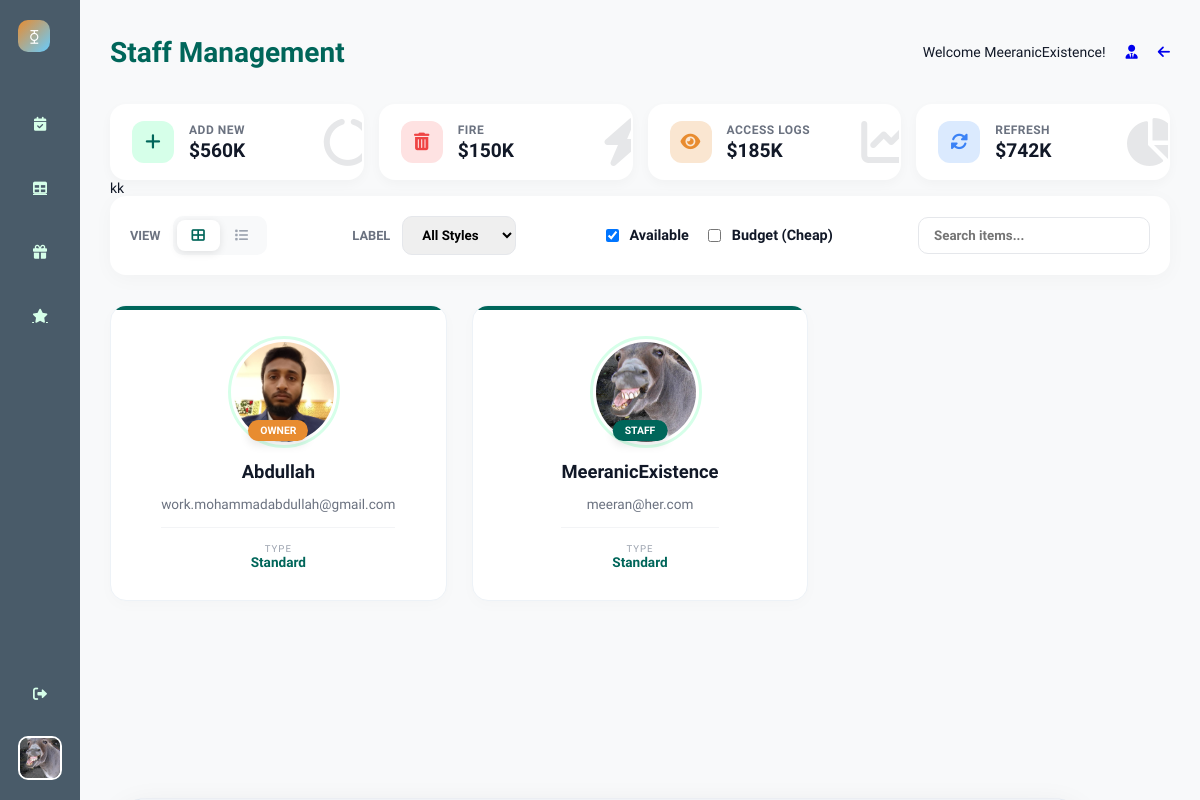
Screenshot of /business/staff-management/ (signed in) with the database file from the repository.
### UsersHandling/models.py (models this page shows)
class User(AbstractUser):
    email = models.EmailField(unique=True)
    ROLE_CHOICES = [
        ('CUSTOMER', 'Customer'),
        ('OWNER', 'Owner')
    ]
    role = models.CharField(max_length=10, choices=ROLE_CHOICES)
    image = models.ImageField(upload_to='UsersHandling/media/images/', blank=True, null=True)
    date_of_birth = models.DateField(blank=True, null=True)
    phone = models.CharField(max_length=20, blank=True, null=True)
    class Gender(models.TextChoices):
        MALE = 'M', 'Male'
        FEMALE = 'F', 'Female'
        OTHER = 'O', 'Other'
    gender = models.CharField(
        max_length=1,
        choices=Gender.choices,
        blank=True,
        null=True
    )

class RestaurantStaff(models.Model):
    user = models.ForeignKey(User, on_delete=models.SET_NULL, blank=True, null=True)
    restaurant = models.ForeignKey('Restaurants.Restaurant', on_delete=models.CASCADE, blank=True, null=True)
    ROLE_CHOICES = [
        ('OWNER', 'Owner'),
        ('STAFF', 'Staff'),
    ]
    role = models.CharField(max_length=10, choices=ROLE_CHOICES)
    is_premium = models.BooleanField(default=False)

### Restaurants/views.py (the view, shortened to what this page needs)
# urls.py: path("staff-management/", views.staff_management, name="staff_management"),
def staff_management(request):
    restaurant_id = request.session.get("selected_restaurant_id")
    if isStaff(request.user):
        staff = RestaurantStaff.objects.get(user=request.user)
        restaurant_id = staff.restaurant.id
    if not restaurant_id:
        messages.error(request, "Please select a restaurant first.")
        return redirect("/")  # Or wherever your restaurant selector is
    staff_members = RestaurantStaff.objects.filter(
        restaurant_id=restaurant_id
    ).select_related("user")
    context = {"workers": staff_members, "current_restaurant_id": restaurant_id}
    return render(request, "Restaurants/staff_management.html", context)

### Core/templatetags/auth_tags.py (called while the page is built)
@register.filter
def is_owner(user):
    return RestaurantStaff.objects.filter(
        user=user,
        role='OWNER'
    ).exists()

### Restaurants/Services.py (called while the page is built)
def isStaff(user):
    return RestaurantStaff.objects.filter(
        user=user,
        role="STAFF"
    ).exists()

### Restaurants/context_processors.py (called while the page is built, shortened)
def owner_context(request):
    if not request.user.is_authenticated:
        return {}
    user = request.user
    if isStaff(user):
        staff_profile = RestaurantStaff.objects.filter(user=user).first()
        restaurant = staff_profile.restaurant if staff_profile else None
        selected_id = restaurant.id if restaurant else None
        request.session['selected_restaurant_id'] = selected_id
        return {
        "CP__OwnerProfile": user,  # keep original user (important)
        "CP__Restaurant": restaurant,
        "CP__Selected": restaurant,
    }

### Restaurants/templates/Restaurants/staff_management.html (shortened to what this page needs)
{% extends "Restaurants/base.html" %}
{% load static %}
{% block name %} Staff Management {% endblock %}
{% block styles %}
<link rel="stylesheet" href="{% static 'Restaurants/css/stylishgrid.css' %}">
<link rel="stylesheet" href="{% static 'Restaurants/css/drawerform.css' %}">
<link rel="stylesheet" href="{% static 'Restaurants/css/staff.css' %}">
{% endblock %}
{% block buttons %}
<div class="action-card btn-add" id="open-drawer">
    <div class="icon-box">
        <i class="fas fa-plus"></i>
    </div>
    <div class="card-content">
        <span class="card-label">Add New</span>
        <span class="card-value">$560K</span>
    </div>
    <i class="fas fa-circle-notch progress-mini"></i>
</div>
<div class="action-card btn-delete">
    <div class="icon-box">
        <i class="fas fa-trash-alt"></i>
    </div>
    <div class="card-content">
        <span class="card-label">Fire</span>
        <span class="card-value">$150K</span>
    </div>
    <i class="fas fa-bolt progress-mini"></i>
</div>
<div class="action-card btn-update">
    <div class="icon-box">
        <i class="fas fa-eye"></i>
    </div>
    <div class="card-content">
        <span class="card-label">Access Logs</span>
        <span class="card-value">$185K</span>
    </div>
    <i class="fas fa-chart-line progress-mini"></i>
</div>
<div class="action-card btn-view">
    <div class="icon-box">
        <i class="fas fa-sync-alt"></i>
    </div>
    <div class="card-content">
        <span class="card-label">Refresh</span>
        <span class="card-value">$742K</span>
    </div>
    <i class="fas fa-pie-chart progress-mini"></i>
</div>
{% endblock %}
{% block content %}
<div class="container">
    <header class="filter-panel">
        <div class="filter-group">
            <span class="filter-label">View</span>
            <div class="view-switcher">
                <button class="view-btn active" id="gridBtn" title="Grid View">
                    <i class="fas fa-th-large"></i>
                </button>
                <button class="view-btn" id="listBtn" title="List View">
                    <i class="fas fa-list"></i>
                </button>
            </div>
        </div>
        <div class="filter-group">
            <span class="filter-label">Label</span>
            <select class="custom-select">
                <option value="all">All Styles</option>
            </select>
        </div>
        <div class="filter-group toggle-filter">
            <label class="checkbox-wrapper">
                <input type="checkbox" checked> Available
            </label>
            <label class="checkbox-wrapper">
                <input type="checkbox"> Budget (Cheap)
            </label>
        </div>
        <div class="filter-group">
            <input type="text" class="custom-select" placeholder="Search items..." style="width: 200px;">
        </div>
    </header>
    <main class="data-grid grid-view" id="mainGrid">
        {% for worker in workers %}
<div class="item-card clickable-card"
     data-label="adventure"
     data-id="{{ worker.id }}"
     data-user="{{ worker.user.username }}">
    <div class="card-accent-bar"></div>
    <div class="user-avatar-wrapper">
        <img src="{{ worker.user.image.url|default:'/static/default-avatar.png' }}"
             alt="{{ worker.user.username }}"
             class="user-main-avatar">
        <span class="role-badge {% if worker.role == 'OWNER' %}owner-bg{% else %}staff-bg{% endif %}">
            {{ worker.role }}
        </span>
    </div>
    <div class="user-details">
        <h3 class="user-display-name">{{ worker.user.get_full_name|default:worker.user.username }}</h3>
        <p class="user-contact">{{ worker.user.email }}</p>
        <div class="user-stats">
            <div class="stat-item">
                <span class="stat-label">Type</span>
                <span class="stat-value">
                    {% if worker.is_premium %}
                        Premium
                    {% else %}
                        Standard
                    {% endif %}
                </span>
            </div>
        </div>
    </div>
</div>
{% endfor %}
    </main>
</div>
{% endblock %}

### Restaurants/templates/Restaurants/base.html (shortened to what this page needs)
{% load static %}
{% load auth_tags %}
<!DOCTYPE html>
<html lang="en">
<head>
    <link rel="stylesheet" href="https://cdnjs.cloudflare.com/ajax/libs/font-awesome/6.0.0/css/all.min.css">
    <link rel="stylesheet" href="{% static 'Restaurants/css/base.css' %}">
    <link rel="stylesheet" href="{% static 'Restaurants/css/btnpanel.css' %}">
    {% block styles %}
    {% endblock %}
</head>
<body>
    <div class="sidebar">
        <div class="sidebar-top">
            <div class="sidebar-logo">⧲</div>
            <div class="nav-links">
                <a href="/business/reservations" class="nav-item {% if request.path == '/business/reservations' %}active{% endif %}" title="Reservations">
                    <i class="fas fa-calendar-check"></i>
                </a>
                <a href="/business/tables" class="nav-item {% if request.path == '/business/tables' %}active{% endif %}" title="Table Management">
                    <i class="fas fa-table"></i>
                </a>
                <a href="/business/holidays" class="nav-item {% if request.path == '/business/holidays' %}active{% endif %}" title="Holidays">
                    <i class="fas fa-gift"></i>
                </a>
                <a href="/business/reviews" class="nav-item {% if request.path == '/business/reviews' %}active{% endif %}" title="Reviews">
                    <i class="fas fa-star"></i>
                </a>
            </div>
        </div>
        <div class="sidebar-bottom">
            <div class="nav-item" id="dashboard-logout"><i class="fas fa-sign-out-alt"></i></div>
            <div class="profile-pic">
                <img src="{{CP__OwnerProfile.image.url}}" alt="https://via.placeholder.com/40x40.png?text=Profile">
            </div>
        </div>
    </div>
<div class="main-content">
    <div class="header">
        <div class="header-title">
            <h1>{% block name %}{% endblock %}</h1>
        </div>
        <div class="header-controls">
            <p>Welcome {{ CP__OwnerProfile }}!</p>
           <a href="/business/staff-management"><i class="fas fa-user-tie fullscreen-icon c-pointer"></i></a>
            <div class="notification-bell">
                <a href="/"><i class="fas fa-arrow-left"></i></a>
            </div>
        </div>
    </div>
    <div class="panel-container">
        {% block buttons %}
        {% endblock %}
    </div>
    kk
    {% block content %}
    {% endblock %}
</div>
</body>
</html>

### Restaurants/static/Restaurants/css/base.css (style rules this page uses)
:root { --primary-color: hsl(173, 100%, 20%); --secondary-color: hsl(148, 100%, 92%); --ternary-color: hsl(30, 80%, 55%); --bg-color: #f3f4f6; --bg-color-dark: hsl(206, 18%, 35%); --text-color: #111827; --sidebar-bg: var(--bg-color-dark); --sidebar-text: var(--secondary-color); --sidebar-active-tab: var(--ternary-color); --main-bg: var(--bg-color); --header-text: var(--primary-color); --card-bg: white; --main-text: var(--text-color); --sub-text: #6b7280; --gradient-card-pink-start: hsl(173, 80%, 60%); --gradient-card-pink-end: hsl(173, 100%, 30%); --gradient-card-orange: var(--ternary-color); --white: #ffffff; --black: #000000; --pink-light-card: hsl(148, 50%, 85%); --teal-card: hsl(173, 20%, 95%); --red-notification: hsl(30, 100%, 60%); --font-family: 'Raleway', sans-serif; --font-size-base: 14px; }
body { font-family: var(--font-family); background-color: var(--main-bg); color: var(--main-text); margin: 0; display: flex; height: 100vh; overflow: hidden; font-size: var(--font-size-base); }
.sidebar { width: 80px; background-color: var(--sidebar-bg); color: var(--sidebar-text); display: flex; flex-direction: column; align-items: center; padding: 20px 0; justify-content: space-between; }
.sidebar-logo { width: 32px; height: 32px; background: linear-gradient(135deg, var(--ternary-color), hsl(200, 100%, 70%)); border-radius: 10px; display: flex; align-items: center; justify-content: center; font-weight: 900; color: var(--white); margin-bottom: 50px; }
.nav-links { display: flex; flex-direction: column; gap: 20px; }
.nav-item { display: flex; justify-content: center; align-items: center; width: 44px; height: 44px; border-radius: 12px; cursor: pointer; transition: background-color 0.2s; color: var(--sidebar-text); }
.sidebar-bottom { display: flex; flex-direction: column; align-items: center; gap: 20px; }
.notification-bell { position: relative; }
.profile-pic { width: 40px; height: 40px; border-radius: 10px; overflow: hidden; border: 2px solid var(--white); }
.profile-pic img { width: 100%; height: 100%; object-fit: cover; }
.main-content { flex-grow: 1; padding: 30px; overflow-y: auto; }
.header { display: flex; justify-content: space-between; align-items: center; margin-bottom: 30px; }
.header-title h1 { color: var(--header-text); margin: 0; font-weight: 800; }
.header-controls { display: flex; align-items: center; gap: 20px; }
.c-pointer { cursor: pointer !important; }
:root { --panel-bg: #ffffff; --panel-border: #e2e8f0; --primary-teal: hsl(173, 100%, 20%); --danger-red: #ef4444; }

### Restaurants/static/Restaurants/css/btnpanel.css (style rules this page uses)
.panel-container { display: flex; flex-wrap: wrap; gap: 15px; max-width: 1200px; }
.action-card { background: var(--white); flex: 1; min-width: 180px; padding: 15px 20px; border-radius: 16px; display: flex; align-items: center; gap: 15px; cursor: pointer; border: 2px solid transparent; transition: all 0.3s cubic-bezier(0.4, 0, 0.2, 1); box-shadow: 0 4px 12px rgba(0,0,0,0.03); position: relative; overflow: hidden; }
.icon-box { width: 42px; height: 42px; border-radius: 12px; display: flex; align-items: center; justify-content: center; font-size: 1.1rem; flex-shrink: 0; transition: 0.3s; }
.btn-add .icon-box { background: var(--secondary-color); color: var(--primary-color); }
.btn-update .icon-box { background: hsl(30, 80%, 90%); color: var(--ternary-color); }
.btn-delete .icon-box { background: #fee2e2; color: #ef4444; }
.btn-view .icon-box { background: #dbeafe; color: #3b82f6; }
.card-content { display: flex; flex-direction: column; }
.card-label { font-size: 0.75rem; font-weight: 700; color: #6b7280; text-transform: uppercase; letter-spacing: 0.5px; margin-bottom: 2px; transition: 0.3s; }
.card-value { font-size: 1.2rem; font-weight: 900; color: var(--text-color); }
.progress-mini { position: absolute; right: -10px; top: 50%; transform: translateY(-50%); opacity: 0.1; font-size: 3rem; transition: 0.3s; }

### rows the page displays
User: image (picture), username "MeeranicExistence"
RestaurantStaff: user.image (picture), role "OWNER", user.get_full_name "Abdullah", user.email "work.mohammadabdullah@gmail.com", is_premium "Standard"
RestaurantStaff: user.image (picture), role "STAFF", user.get_full_name "MeeranicExistence", user.email "meeran@her.com", is_premium "Standard"
